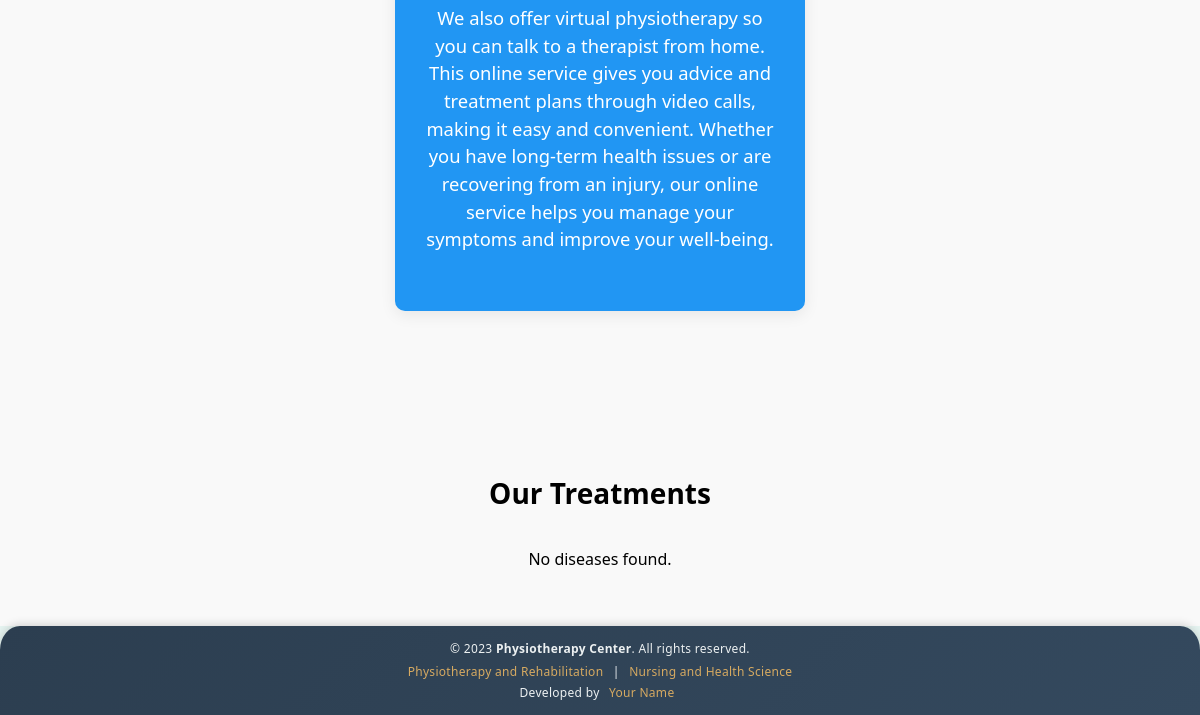
The app's page / (lower part), older data.
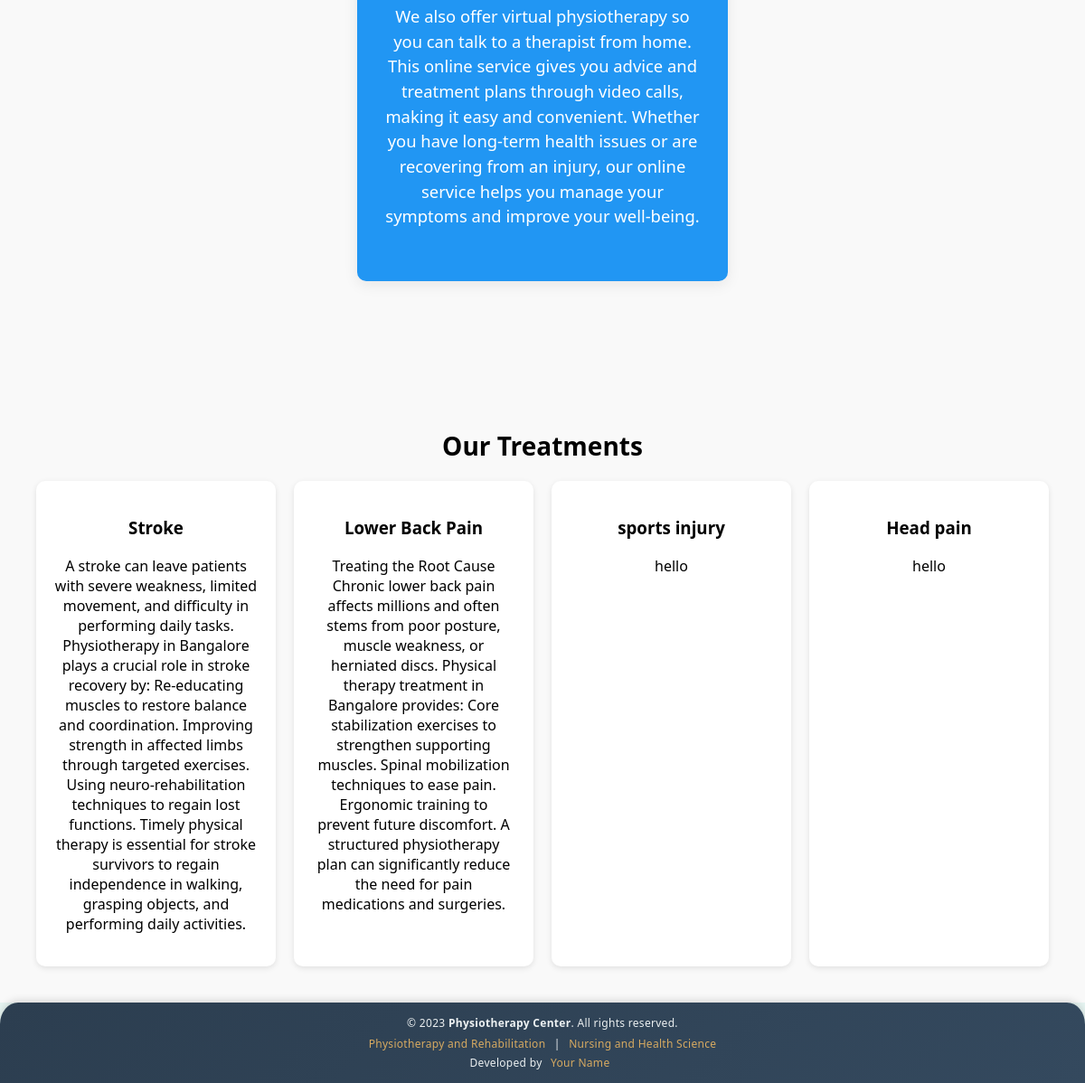
The same page, newer data.
### main_app/models.py (models this page shows, shortened)
class Disease(models.Model):
    name = models.CharField(max_length=100, unique=True)
    description = models.TextField()

### main_app/views.py (the view)
# urls.py: 2. Add a URL to urlpatterns:  path('', views.home, name='home')
def home(request):
    diseases = Disease.objects.all()
    return render(request, "index.html", {"diseases": diseases})

### main_app/templates/index.html (shortened to what this page needs)
{% load static %}
<!DOCTYPE html>
<html lang="en">
  <head>
    <link rel="stylesheet" href="{% static 'css/index.css' %}" />
  </head>
  <body>
    {% include 'header.html' %}
    <section class="different-section">
      <div class="different-cards">
        <div class="service-card online-service">
          <p>
            We also offer virtual physiotherapy so you can talk to a therapist
            from home. This online service gives you advice and treatment plans
            through video calls, making it easy and convenient. Whether you have
            long-term health issues or are recovering from an injury, our online
            service helps you manage your symptoms and improve your well-being.
          </p>
        </div>
      </div>
    </section>
    <section class="disease-section">
      <h2 class="disease-title">Our Treatments</h2>
      <div class="disease-list">
        {% for disease in diseases %}
          <div class="disease-card">
            <h3>{{ disease.name }}</h3>
            <p>{{ disease.description }}</p>
          </div>
        {% empty %}
          <p>No diseases found.</p>
        {% endfor %}
      </div>
    </section>
    {% include 'footer.html' %}
  </body>
</html>

Row changes from the older to the newer data that the page shows:
added Disease: name "Stroke", description "A stroke can leave patients with severe weakness, limited movement, and difficulty in performing daily tasks. Physiotherapy in Bangalore plays a crucial role in stroke recovery by: Re-educating muscles to restore balance and coordination. Improving strength in affected limbs through targeted exercises. Using neuro-rehabilitation techniques to regain lost functions. Timely physical therapy is essential for stroke survivors to regain independence in walking, grasping objects, and performing daily activities."
added Disease: name "Lower Back Pain", description "Treating the Root Cause Chronic lower back pain affects millions and often stems from poor posture, muscle weakness, or herniated discs. Physical therapy treatment in Bangalore provides: Core stabilization exercises to strengthen supporting muscles. Spinal mobilization techniques to ease pain. Ergonomic training to prevent future discomfort. A structured physiotherapy plan can significantly reduce the need for pain medications and surgeries."
added Disease: name "sports injury", description "hello"
added Disease: name "Head pain", description "hello"
Text that changed along with them:
text no longer shown: "No diseases found."
